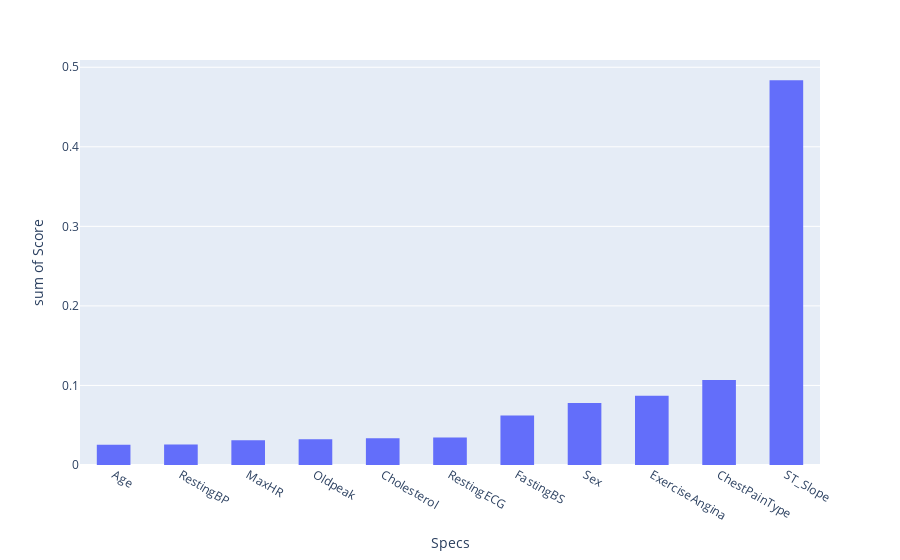

The code cell stored with this chart in its notebook:
### Code cell
# feat_imp = pd.Series(XGBmodel.feature_importances_, index=X.columns)
# feat_imp.nlargest(10).plot(kind='barh')

# plt.figure(figsize=(8,6))
# plt.show()

fig = px.histogram(XGBf_Scores, x = "Specs", y = "Score").update_xaxes(categoryorder='total ascending')
fig.update_layout(bargap=0.5)
fig.show()

### Figure 1 — Plotly figure (JSON) as saved in the notebook; plotly's stock layout.template omitted (floating-point values rounded to 4 significant figures)
{"data": [{"alignmentgroup": "True", "bingroup": "x", "histfunc": "sum", "hovertemplate": "Specs=%{x}<br>sum of Score=%{y}<extra></extra>", "legendgroup": "", "marker": {"color": "#636efa", "pattern": {"shape": ""}}, "name": "", "offsetgroup": "", "orientation": "v", "showlegend": false, "type": "histogram", "x": ["Age", "Sex", "ChestPainType", "RestingBP", "Cholesterol", "FastingBS", "RestingECG", "MaxHR", "ExerciseAngina", "Oldpeak", "ST_Slope"], "xaxis": "x", "y": [0.02542, 0.07781, 0.1068, 0.02562, 0.03352, 0.06226, 0.03455, 0.03111, 0.08692, 0.03235, 0.4837], "yaxis": "y"}], "layout": {"bargap": 0.5, "barmode": "relative", "legend": {"tracegroupgap": 0}, "margin": {"t": 60}, "xaxis": {"anchor": "y", "categoryorder": "total ascending", "domain": [0, 1], "title": {"text": "Specs"}}, "yaxis": {"anchor": "x", "domain": [0, 1], "title": {"text": "sum of Score"}}}}
